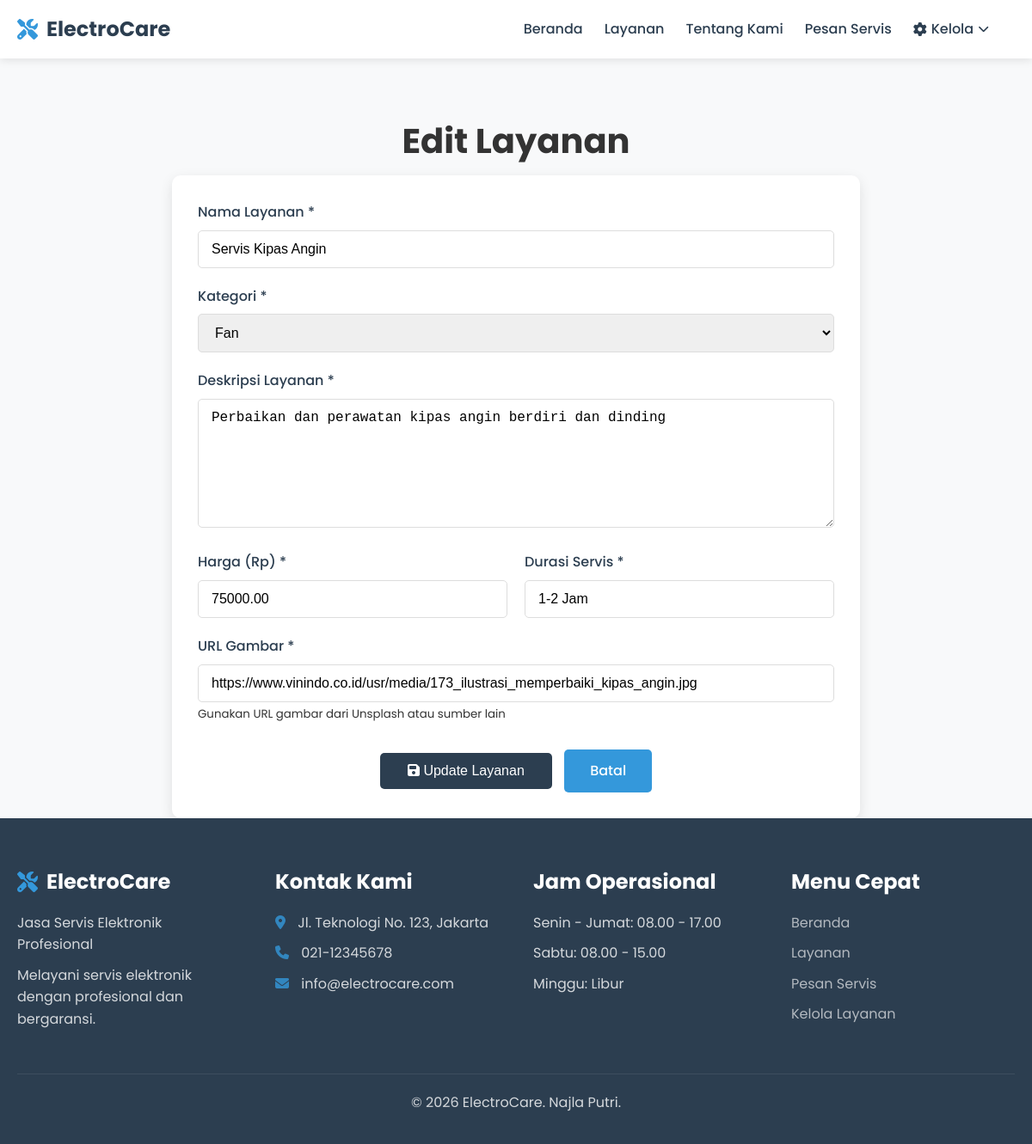
The page /kelola_layanan.php?edit=6 on the database its author committed.
### tables this page shows
CREATE TABLE `services` (
  `id` int(11) NOT NULL,
  `name` varchar(100) NOT NULL,
  `description` text DEFAULT NULL,
  `price` decimal(10,2) NOT NULL,
  `image_url` varchar(255) DEFAULT NULL,
  `category` varchar(50) DEFAULT NULL,
  `duration` varchar(50) DEFAULT NULL,
  `created_at` timestamp NOT NULL DEFAULT current_timestamp()
);

### kelola_layanan.php (the view, shortened to what this page needs)
<?php
require_once 'includes/database.php';
$edit_mode = false;
$edit_data = null;
if (isset($_GET['edit'])) {
    $edit_id = mysqli_real_escape_string($conn, $_GET['edit']);
    $edit_query = "SELECT * FROM services WHERE id = '$edit_id'";
    $edit_result = mysqli_query($conn, $edit_query);
    if (mysqli_num_rows($edit_result) > 0) {
        $edit_mode = true;
        $edit_data = mysqli_fetch_assoc($edit_result);
    }
}
$manage_mode = (isset($_GET['action']) && $_GET['action'] == 'manage' && !isset($_GET['edit']));
?>
<?php
if ($edit_mode) {
    $page_title = "Edit Layanan";
} elseif ($manage_mode) {
    $page_title = "Kelola Layanan";
} else {
    $page_title = "Tambah Layanan";
}
include 'includes/header.php';
?>
<div class="container admin-container">
    <h1 class="text-center"><?php echo $page_title; ?></h1>
    <?php if ($edit_mode || !$manage_mode): ?>
    <div class="form-container" style="max-width: 800px;">
        <form method="POST" action="">
            <div class="form-group">
                <label for="name">Nama Layanan *</label>
                <input type="text" name="name" id="name" class="form-control"
                       value="<?php echo $edit_mode ? htmlspecialchars($edit_data['name']) : ''; ?>" required>
            </div>
            <div class="form-group">
                <label for="category">Kategori *</label>
                <select name="category" id="category" class="form-control" required>
                    <option value="Fan" <?php echo ($edit_mode && $edit_data['category'] == 'Fan') ? 'selected' : ''; ?>>Fan</option>
                </select>
            </div>
            <div class="form-group">
                <label for="description">Deskripsi Layanan *</label>
                <textarea name="description" id="description" class="form-control" rows="4" required><?php echo $edit_mode ? htmlspecialchars($edit_data['description']) : ''; ?></textarea>
            </div>
            <div style="display: grid; grid-template-columns: 1fr 1fr; gap: 20px;">
                <div class="form-group">
                    <label for="price">Harga (Rp) *</label>
                    <input type="number" name="price" id="price" class="form-control" min="0"
                           value="<?php echo $edit_mode ? $edit_data['price'] : ''; ?>" required>
                </div>
                <div class="form-group">
                    <label for="duration">Durasi Servis *</label>
                    <input type="text" name="duration" id="duration" class="form-control"
                           value="<?php echo $edit_mode ? htmlspecialchars($edit_data['duration']) : ''; ?>" placeholder="Contoh: 2-3 Jam" required>
                </div>
            </div>
            <div class="form-group">
                <label for="image_url">URL Gambar *</label>
                <input type="url" name="image_url" id="image_url" class="form-control"
                       value="<?php echo $edit_mode ? htmlspecialchars($edit_data['image_url']) : ''; ?>" required>
                <small>Gunakan URL gambar dari Unsplash atau sumber lain</small>
            </div>
            <div class="text-center" style="margin-top: 30px;">
                <button type="submit" class="btn-primary" style="width: 200px;">
                    <i class="fas fa-save"></i> <?php echo $edit_mode ? 'Update Layanan' : 'Simpan Layanan'; ?>
                </button>
                <a href="kelola_layanan.php?action=manage" class="btn-secondary" style="margin-left: 10px;">Batal</a>
            </div>
        </form>
    </div>
    <?php endif; ?>
</div>
<?php include 'includes/footer.php'; ?>

### css/style.css (style rules this page uses)
* { margin: 0; padding: 0; box-sizing: border-box; }
body { font-family: 'Poppins', sans-serif; line-height: 1.6; color: #333; background-color: #f8f9fa; }
.container { width: 100%; max-width: 1200px; margin: 0 auto; padding: 0 20px; }
h1, h2, h3, h4 { font-weight: 700; line-height: 1.2; margin-bottom: 1rem; }
h1 { font-size: 2.5rem; }
.btn-primary, .btn-secondary, .btn-service { display: inline-block; padding: 12px 30px; border-radius: 5px; text-decoration: none; font-weight: 500; transition: all 0.3s ease; border: none; cursor: pointer; font-size: 1rem; }
.btn-primary { background-color: #2c3e50; color: white; }
.btn-secondary { background-color: #3498db; color: white; margin-left: 10px; }
.text-center { text-align: center; margin-top: 40px; }
.form-container { max-width: 600px; margin: 0 auto; padding: 30px; background-color: white; border-radius: 10px; box-shadow: 0 5px 15px rgba(0,0,0,0.1); }
.form-group { margin-bottom: 20px; }
.form-group label { display: block; margin-bottom: 8px; font-weight: 500; color: #2c3e50; }
.form-control { width: 100%; padding: 12px 15px; border: 1px solid #ddd; border-radius: 5px; font-size: 1rem; transition: border-color 0.3s; }
textarea.form-control { min-height: 150px; resize: vertical; }
.admin-container { padding-top: 100px; min-height: calc(100vh - 300px); }

### rows shown on the page
services: name "Servis Kipas Angin", category "Fan", description "Perbaikan dan perawatan kipas angin berdiri dan dinding", price "75000.00", duration "1-2 Jam", image_url "https://www.vinindo.co.id/usr/media/173_ilustrasi_memperbaiki_kipas_angin.jpg"

### other values the page prints
SITE_NAME "ElectroCare"
$page_title "Edit Layanan"
SITE_TAGLINE "Jasa Servis Elektronik Profesional"
